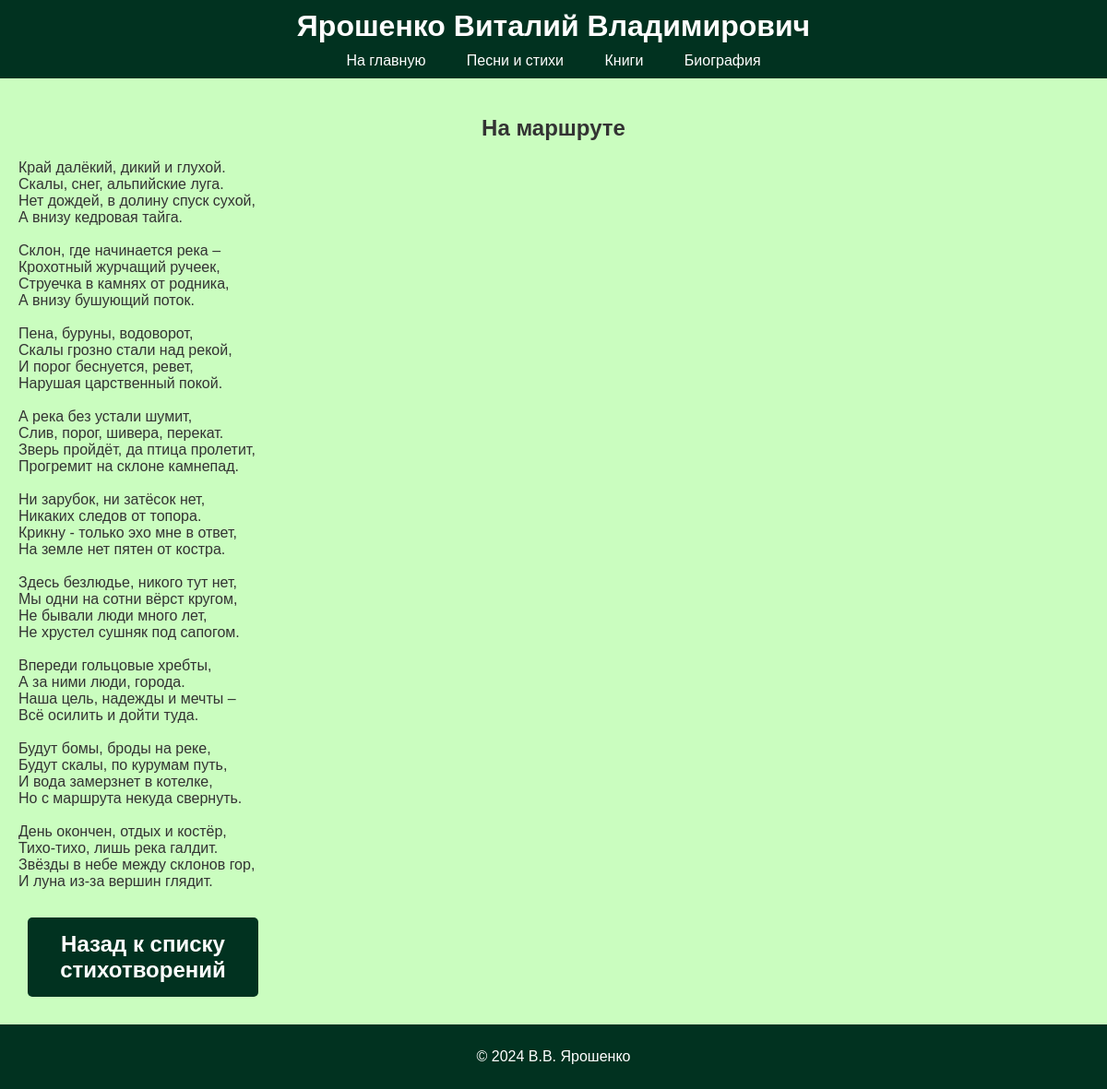
Page /songs/44/ on the committed database.
### songs/models.py (models this page shows, shortened)
class Song(models.Model):
    CATEGORY_CHOICES = [
        ('poem', 'Стихотворение'),
        ('song', 'Песня'),
        ('story', 'Рассказ'),
    ]
    title = models.CharField(max_length=200)
    category = models.CharField(max_length=10, choices=CATEGORY_CHOICES, default='poem')
    lyrics = models.TextField()
    audio_file = models.FileField(upload_to='songs/', blank=True, null=True)  # Сделали поле опциональным
    created_at = models.DateTimeField(auto_now_add=True)
    class Meta:
        ordering = ['title']  # Сортировка по алфавиту

### songs/views.py (the view)
# urls.py: path('<int:pk>/', views.song_detail, name='song_detail'),  # Детальная страница произведения
def song_detail(request, pk):
    song = get_object_or_404(Song, pk=pk)
    context = {
        'song': song,
        'category': song.category,  # Передаем категорию произведения
    }
    return render(request, 'songs/song_detail.html', context)

### songs/templates/songs/song_detail.html (shortened to what this page needs)
{% extends "base_generic.html" %}
{% block content %}
<h2 style="text-align: center;">{{ song.title }}</h2>
<p>{{ song.lyrics|linebreaksbr }}</p>
<div style="margin-top: 20px;">
        {% if category == 'poem' %}
            <a href="{% url 'poems_list' %}" class="button">Назад к списку стихотворений</a>
        {% elif category == 'song' %}
            <a href="{% url 'songs_list' %}" class="button">Назад к списку песен</a>
        {% elif category == 'story' %}
            <a href="{% url 'stories_list' %}" class="button">Назад к списку рассказов</a>
        {% else %}
            <a href="{% url 'works_list' %}" class="button">Назад к списку произведений</a>
        {% endif %}
    </div>
{% endblock %}

### static/css/styles.css (style rules this page uses)
html, body { margin: 0; padding: 0; height: 100%; font-family: Arial, sans-serif; background-color: #CAFDBF; color: #333; }
.button { display: inline-block; padding: 15px 30px; margin: 10px; font-size: 1.5em; font-weight: bold; color: #fff; background-color: #013220; text-align: center; text-decoration: none; border-radius: 5px; transition: background-color 0.3s ease; width: 250px; box-sizing: border-box; }

### rows in the picture
Song: title "На маршруте", lyrics "Край далёкий, дикий и глухой. Скалы, снег, альпийские луга. Нет дождей, в долину спуск сухой, А внизу кедровая тайга. Склон, где начинается река – Крохотный журчащий ручеек, Струечка в камнях от родника, А внизу бушующий поток. Пена, буруны, водоворот, Скалы грозно стали над рекой, И порог беснуется, ревет, Нарушая царственный покой. А река без устали шумит, Слив, порог, шивера, перекат. Зверь пройдёт, да птица пролетит, Прогремит на склоне камнепад. Ни зарубок, ни затёсок нет, Никаких следов от топора. Крикну - только эхо мне в ответ, На земле нет пятен от костра. Здесь безлюдье, никого тут нет, Мы одни на сотни вёрст кругом, Не бывали люди много лет, Не хрустел сушняк под сапогом. Впереди…"
